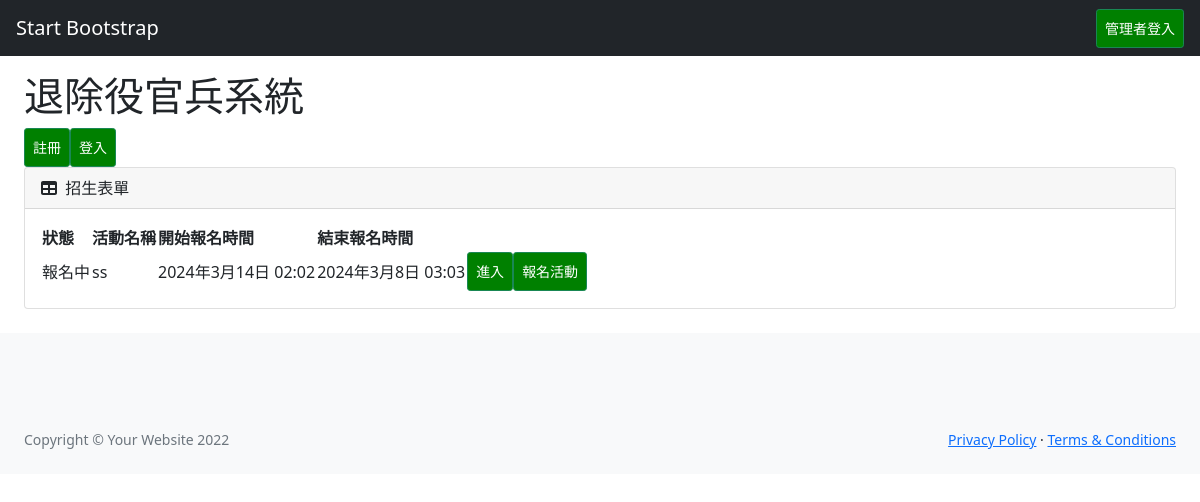
The page / on the database its author committed.
### myapp/models.py (models this page shows)
class Activity(models.Model):
    name = models.CharField(max_length=100, blank=False, null=False, default="")
    score_label = models.ForeignKey(
        "ScoreLabel",
        on_delete=models.SET_NULL,
        blank=True,
        null=True,
        related_name="score_label",
    )
    activity_start_time = models.DateTimeField(blank=True, null=True)
    activity_end_time = models.DateTimeField(blank=True, null=True)
    sign_up_start_time = models.DateTimeField(blank=True, null=True)
    sign_up_end_time = models.DateTimeField(blank=True, null=True)
    score_open_time = models.DateTimeField(blank=True, null=True)

### myapp/views/index.py (the view)
# urls.py: path('',index.index,name="index"),
def index(request):
    activities = Activity.objects.all()
    return render(request, "index.html", {"activities": activities})

### myapp/templates/index.html (shortened to what this page needs)
{% extends 'layout/app_student.html' %}
{% load static %}
{% block body %}
<div class="container-fluid px-4 ">
    <h1 class="mt-4">退除役官兵系統</h1>
    <div style="display: flex;">
        <a class="btn btn-sm btn-success" href="{% url 'register' %}"
            style="padding: 8px; float: right; background-color: green; color: white;">註冊</a>
        <a class="btn btn-sm btn-success" href="{% url 'activity_list' %}"
            style="padding: 8px; float: right; background-color: green; color: white;">登入</a>
    </div>
    <div class="card mb-4">
        <div class="card-header">
            <i class="fas fa-table me-1"></i>
            招生表單
        </div>
        <div class="card-body">
            <table id="datatablesSimple">
                <thead>
                    <tr>
                        <th>狀態</th>
                        <th>活動名稱</th>
                        <th>開始報名時間</th>
                        <th>結束報名時間</th>
                        <th></th>
                    </tr>
                </thead>
                <tbody>
                    {% for activity in activities %}
                    <tr>
                        <td>報名中</td>
                        <td>{{ activity.name }}</td>
                        <td>{{ activity.sign_up_start_time }}</td>
                        <td>{{ activity.sign_up_end_time }}</td>
                        <td>
                            <a class="btn btn-sm btn-success" href="{% url 'activity_list' %}"
                                style="padding: 8px; float: right; background-color: green; color: white;">報名活動</a>
                            <a class="btn btn-sm btn-success" href="{% url 'activity_list' %}"
                                style="padding: 8px; float: right; background-color: green; color: white;">進入</a>
                        </td>
                    </tr>
                    {% endfor %}
                </tbody>
            </table>
        </div>
    </div>
</div>
{% endblock %}

### rows shown on the page
Activity: name "ss", sign_up_start_time "2024年3月14日 02:02", sign_up_end_time "2024年3月8日 03:03"
